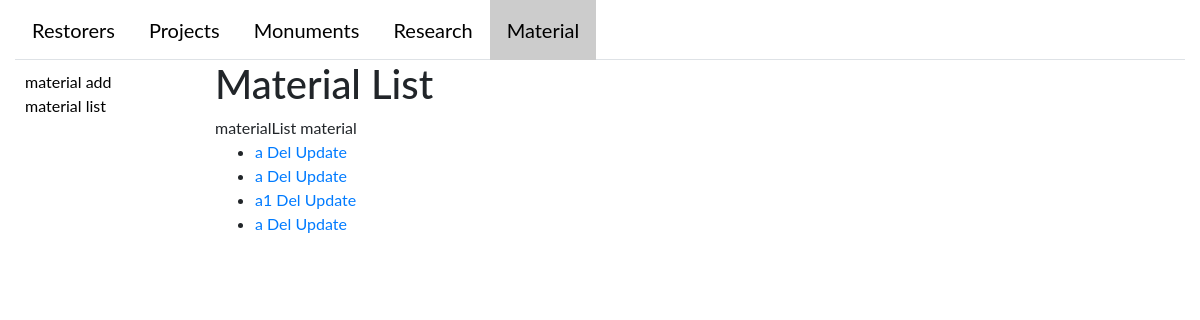
The app's page /material/list, older data.
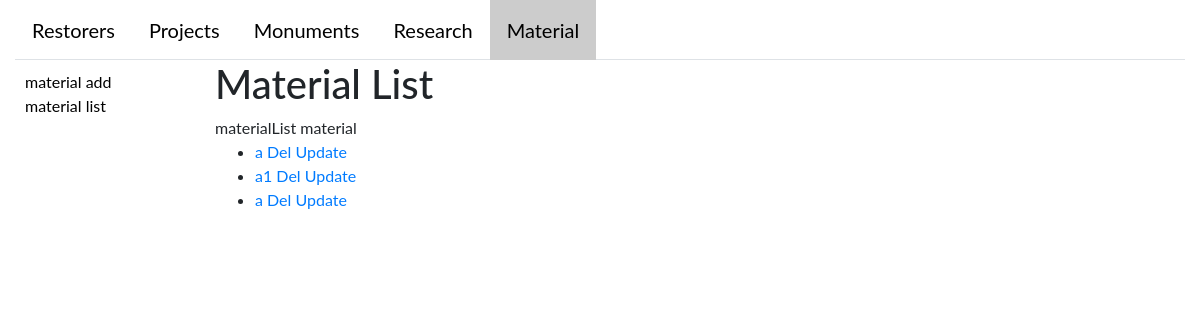
The same page, newer data.
### catalogWeb/models.py (models this page shows)
class Material(AlbumMixin, models.Model):
    name = models.CharField(max_length=45)
    description = models.CharField(max_length=200)  # general info
    album = models.OneToOneField('album.Album', null=True)
    def __str__(self):
        return '%s' % self.name  # self.MaterialDefinition.name

### catalogWeb/views/material.py (the view)
# urls.py: url(r'material/list', views.MaterialView.as_view(), name='materialList'),
class MaterialView(generic.ListView):
    model = Material
    template_name = 'catalogWeb/material/material_list.html'
    paginate_by = 10
    @add_tab_name('material')
    def get_context_data(self, **kwargs):
        return super().get_context_data(**kwargs)

### catalogWeb/helpers.py (called while the page is built)
def add_tab_name(tab_name):
    def real_decorator(func):
        def wrapper(*args, **kwargs):
            context = func(*args, **kwargs)
            context['tab_name'] = tab_name
            return context
        return wrapper
    return real_decorator

### catalogWeb/templates/catalogWeb/material/material_list.html
{% extends "base_generic.html" %}
{% block sidebar %}
  <ul class="sidebar-nav">
    <li><a href="{% url 'materialCreate' %}">material add</a></li>
    <li><a href="{% url 'materialList' %}">material list</a></li>
  </ul>
{% endblock sidebar %}
{% block content %}
    <h1>Material List</h1>
{{   request.resolver_match.url_name }}
    {{  tab_name }}
    {% if material_list %}
    <ul>
      {% for material in material_list %}
      <li>
        <a href="{% url 'materialDetail' material.id %}"> {{  material }}</a>
          <a href="{% url 'materialDelete' material.id %}"> Del</a>
            <a href="{% url 'materialUpdate' material.id %}"> Update</a>
      </li>
      {% endfor %}
    </ul>
    {% else %}
      <p>There are no books in the library.</p>
    {% endif %}
{% endblock %}

Row changes from the older to the newer data that the page shows:
removed Material: name "a"
